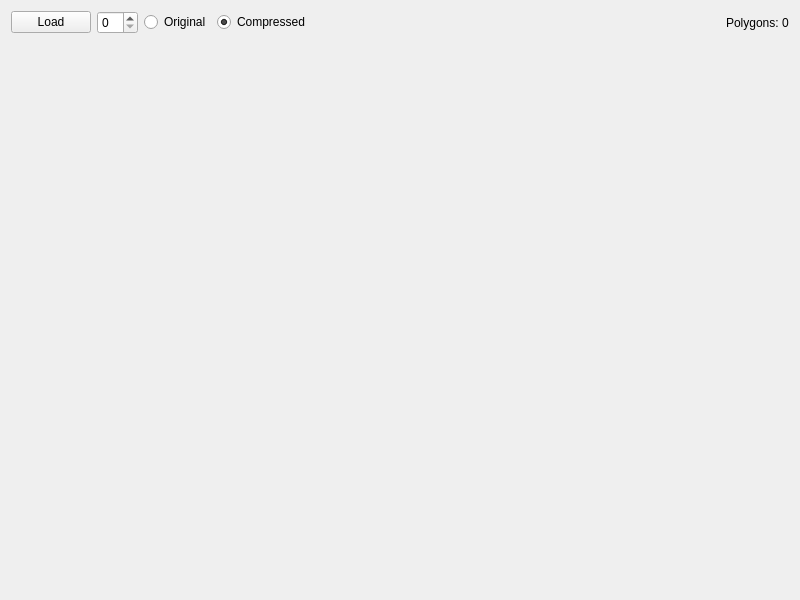
<?xml version="1.0" encoding="UTF-8"?>
<ui version="4.0">
 <class>MainForm</class>
 <widget class="QWidget" name="MainForm">
  <property name="geometry">
   <rect>
    <x>0</x>
    <y>0</y>
    <width>800</width>
    <height>600</height>
   </rect>
  </property>
  <property name="windowTitle">
   <string>Multi Mesh Compression Test</string>
  </property>
  <layout class="QVBoxLayout" name="verticalLayout">
   <item>
    <layout class="QHBoxLayout" name="horizontalLayout">
     <item>
      <widget class="QPushButton" name="pb_load">
       <property name="text">
        <string>Load</string>
       </property>
      </widget>
     </item>
     <item>
      <widget class="QSpinBox" name="part_select"/>
     </item>
     <item>
      <widget class="QRadioButton" name="radio_orig">
       <property name="text">
        <string>Original</string>
       </property>
      </widget>
     </item>
     <item>
      <widget class="QRadioButton" name="radio_compr">
       <property name="text">
        <string>Compressed</string>
       </property>
       <property name="checked">
        <bool>true</bool>
       </property>
      </widget>
     </item>
     <item>
      <spacer name="horizontalSpacer">
       <property name="orientation">
        <enum>Qt::Horizontal</enum>
       </property>
       <property name="sizeHint" stdset="0">
        <size>
         <width>40</width>
         <height>20</height>
        </size>
       </property>
      </spacer>
     </item>
     <item>
      <widget class="QLabel" name="lbl_numtri">
       <property name="text">
        <string>Polygons: 0</string>
       </property>
      </widget>
     </item>
    </layout>
   </item>
   <item>
    <widget class="GLWidget" name="widget" native="true">
     <property name="sizePolicy">
      <sizepolicy hsizetype="Preferred" vsizetype="MinimumExpanding">
       <horstretch>0</horstretch>
       <verstretch>0</verstretch>
      </sizepolicy>
     </property>
    </widget>
   </item>
  </layout>
 </widget>
 <customwidgets>
  <customwidget>
   <class>GLWidget</class>
   <extends>QWidget</extends>
   <header>GLWidget.hpp</header>
   <container>1</container>
  </customwidget>
 </customwidgets>
 <resources/>
 <connections/>
</ui>
